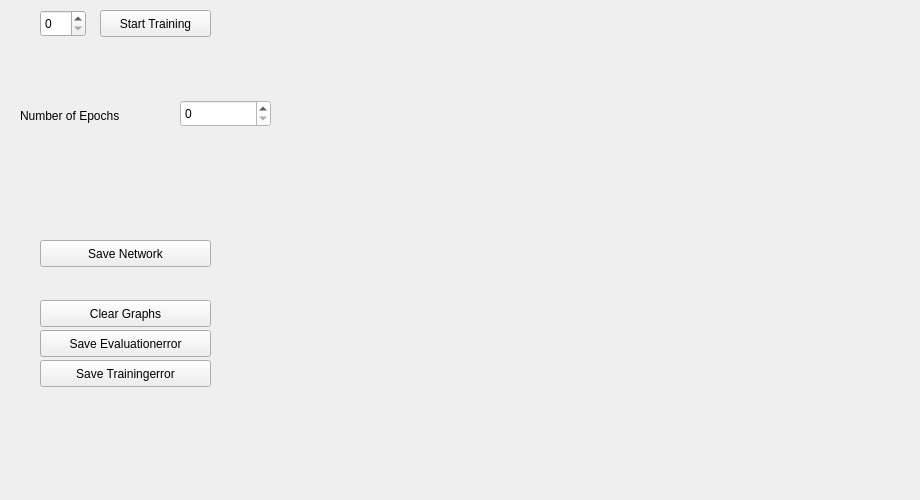
    <widget class="QWidget" name="tab_2">
     <attribute name="title">
      <string>Training</string>
     </attribute>
     <widget class="QPushButton" name="Start_Training">
      <property name="geometry">
       <rect>
        <x>100</x>
        <y>10</y>
        <width>111</width>
        <height>27</height>
       </rect>
      </property>
      <property name="toolTip">
       <string>Start Training</string>
      </property>
      <property name="text">
       <string>Start Training</string>
      </property>
     </widget>
     <widget class="QCustomPlot" name="plot1" native="true">
      <property name="geometry">
       <rect>
        <x>300</x>
        <y>40</y>
        <width>611</width>
        <height>221</height>
       </rect>
      </property>
      <property name="toolTip">
       <string>The Training Error</string>
      </property>
     </widget>
     <widget class="QPushButton" name="Bt_clear1">
      <property name="geometry">
       <rect>
        <x>40</x>
        <y>300</y>
        <width>171</width>
        <height>27</height>
       </rect>
      </property>
      <property name="toolTip">
       <string>Clear</string>
      </property>
      <property name="text">
       <string>Clear Graphs</string>
      </property>
     </widget>
     <widget class="QPushButton" name="Bt_save1">
      <property name="geometry">
       <rect>
        <x>40</x>
        <y>330</y>
        <width>171</width>
        <height>27</height>
       </rect>
      </property>
      <property name="toolTip">
       <string>Save evaluation error</string>
      </property>
      <property name="text">
       <string>Save Evaluationerror</string>
      </property>
     </widget>
     <widget class="QCustomPlot" name="plot1_2" native="true">
      <property name="geometry">
       <rect>
        <x>300</x>
        <y>270</y>
        <width>611</width>
        <height>221</height>
       </rect>
      </property>
      <property name="toolTip">
       <string>The Validation Error</string>
      </property>
     </widget>
     <widget class="QPushButton" name="Random_Waarden_2">
      <property name="geometry">
       <rect>
        <x>40</x>
        <y>240</y>
        <width>171</width>
        <height>27</height>
       </rect>
      </property>
      <property name="toolTip">
       <string>Save Network</string>
      </property>
      <property name="text">
       <string>Save Network</string>
      </property>
     </widget>
     <widget class="QLabel" name="label_26">
      <property name="geometry">
       <rect>
        <x>20</x>
        <y>100</y>
        <width>131</width>
        <height>31</height>
       </rect>
      </property>
      <property name="toolTip">
       <string>Number of Epochs</string>
      </property>
      <property name="text">
       <string>Number of Epochs</string>
      </property>
     </widget>
     <widget class="QSpinBox" name="Aantal_Epochs">
      <property name="geometry">
       <rect>
        <x>180</x>
        <y>100</y>
        <width>91</width>
        <height>27</height>
       </rect>
      </property>
      <property name="toolTip">
       <string>Number of Epochs</string>
      </property>
      <property name="styleSheet">
       <string notr="true">background-color: rgb(255, 255, 255);
color: rgb(0, 0, 0);</string>
      </property>
      <property name="maximum">
       <number>999999999</number>
      </property>
     </widget>
     <widget class="QSpinBox" name="Trainingepochs">
      <property name="geometry">
       <rect>
        <x>40</x>
        <y>10</y>
        <width>46</width>
        <height>27</height>
       </rect>
      </property>
     </widget>
     <widget class="QPushButton" name="Bt_save1_2">
      <property name="geometry">
       <rect>
        <x>40</x>
        <y>360</y>
        <width>171</width>
        <height>27</height>
       </rect>
      </property>
      <property name="toolTip">
       <string>Save as</string>
      </property>
      <property name="text">
       <string>Save Trainingerror</string>
      </property>
     </widget>
    </widget>
